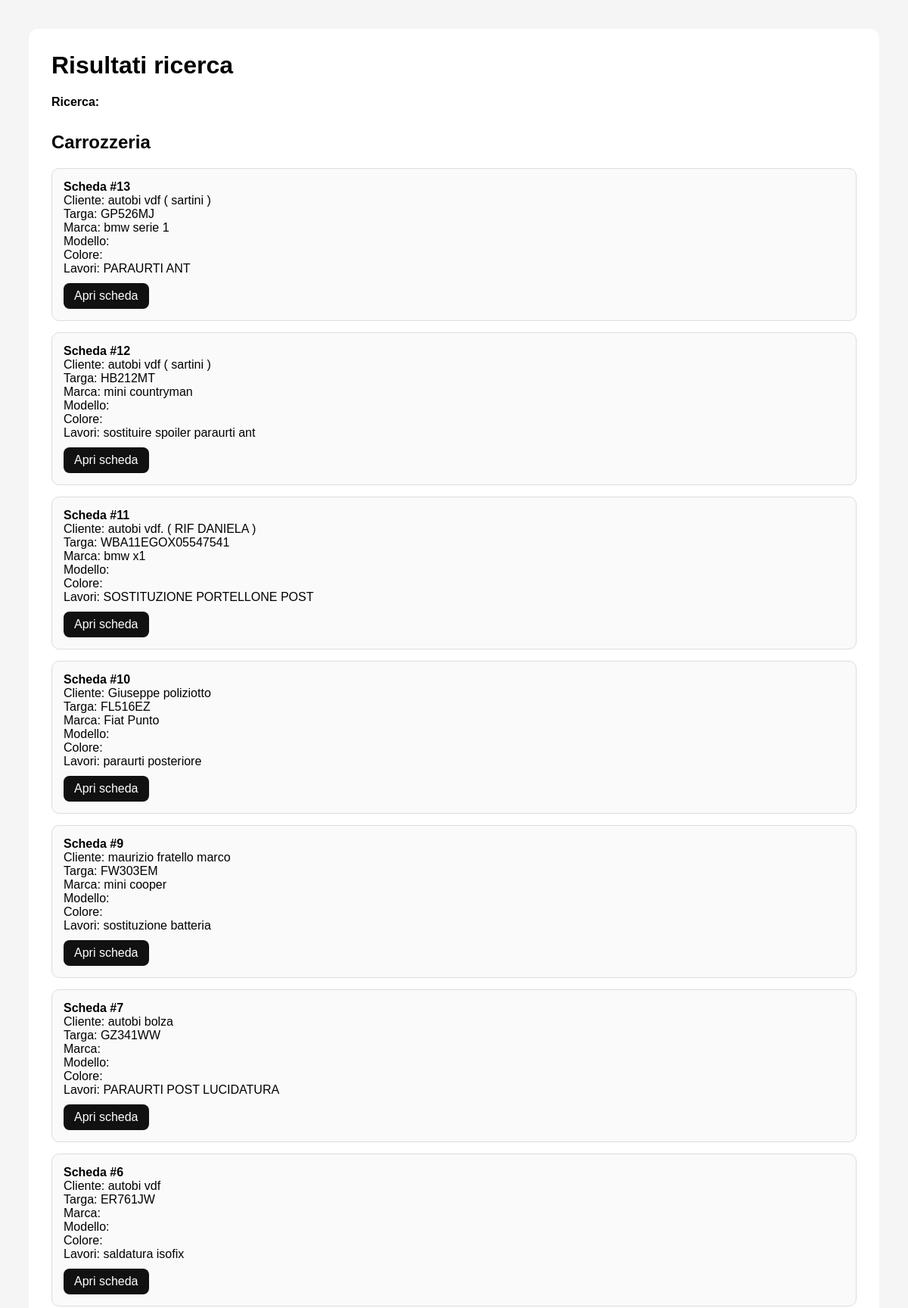
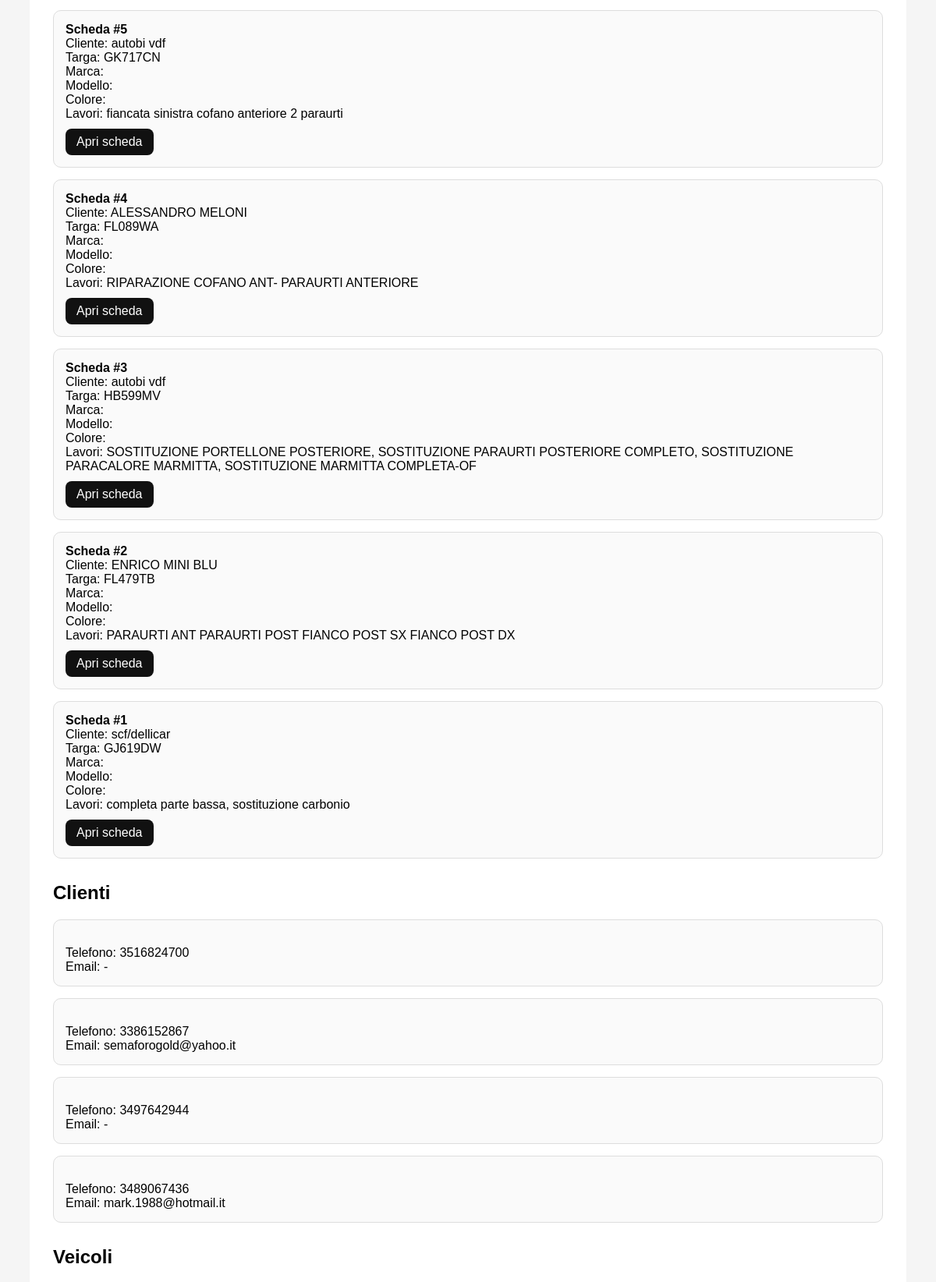
Screenshot of /search (upper part) with the database file from the repository (2 pictures, top to bottom).
### tables this page shows
CREATE TABLE work_orders (
    id INTEGER PRIMARY KEY AUTOINCREMENT,
    client_name TEXT,
    phone TEXT,
    email TEXT,
    plate TEXT,
    make TEXT,
    model TEXT,
    vin TEXT,
    color TEXT,
    km TEXT,
    insurance TEXT,
    claim_number TEXT,
    claim_date TEXT,
    work_description TEXT,
    priority TEXT,
    photos_required INTEGER,
    notes TEXT,
    created_at TIMESTAMP DEFAULT CURRENT_TIMESTAMP
, marca TEXT, modello TEXT, colore TEXT, numero_pratica INTEGER, work_status TEXT DEFAULT 'Accettata', status_date TEXT);

CREATE TABLE clients (
                id INTEGER PRIMARY KEY AUTOINCREMENT,
                full_name TEXT NOT NULL,
                phone TEXT,
                email TEXT,
                residence TEXT,
                license_number TEXT,
                license_expiry TEXT,
                issued_by TEXT,
                notes TEXT
            );

### app.py (the view)
@app.route("/search")
def search():
    q = request.args.get("search", "").strip()
    date = request.args.get("date", "").strip()
    db = get_db()
    like = f"%{q}%"
    work_orders = db.execute("""
        SELECT *
        FROM work_orders
        WHERE client_name LIKE ?
           OR plate LIKE ?
           OR IFNULL(marca,'') LIKE ?
           OR IFNULL(modello,'') LIKE ?
        ORDER BY id DESC
    """, (like, like, like, like)).fetchall()
    clients = db.execute("""
    SELECT *
    FROM clients
    WHERE IFNULL(full_name,'') LIKE ?
       OR IFNULL(phone,'') LIKE ?
       OR IFNULL(email,'') LIKE ?
    ORDER BY id DESC
""", (like, like, like)).fetchall()
    vehicles = db.execute("""
        SELECT *
        FROM vehicles
        WHERE IFNULL(make_model,'') LIKE ?
           OR IFNULL(plate,'') LIKE ?
        ORDER BY id DESC
    """, (like, like)).fetchall()
    rentals = db.execute("""
        SELECT rentals.*, clients.full_name AS client_name, vehicles.make_model, vehicles.plate
        FROM rentals
        LEFT JOIN clients ON rentals.client_id = clients.id
        LEFT JOIN vehicles ON rentals.vehicle_id = vehicles.id
        WHERE IFNULL(rentals.contract_number,'') LIKE ?
           OR IFNULL(clients.full_name,'') LIKE ?
           OR IFNULL(vehicles.make_model,'') LIKE ?
           OR IFNULL(vehicles.plate,'') LIKE ?
        ORDER BY rentals.id DESC
    """, (like, like, like, like)).fetchall()
    return render_template(
        "search_results.html",
        query=q,
        date=date,
        work_orders=work_orders,
        clients=clients,
        vehicles=vehicles,
        rentals=rentals
    )

### app.py (called while the page is built)
def get_db():
    if "db" not in g:
        if USE_POSTGRES:
            import psycopg2
            conn = psycopg2.connect(DATABASE_URL)
            g.db = conn
        else:
            g.db = sqlite3.connect(DB_PATH, timeout=10)
            g.db.execute("PRAGMA journal_mode=WAL;")
            g.db.execute("PRAGMA synchronous=NORMAL;")
            g.db.row_factory = sqlite3.Row
    return g.db

def get_settings() -> dict[str, str]:
    db = get_db()
    rows = db.execute("SELECT key, value FROM settings").fetchall()
    data = {row["key"]: row["value"] for row in rows}
    for k, v in DEFAULT_SETTINGS.items():
        data.setdefault(k, v)
    return data

@app.context_processor
def inject_globals() -> dict[str, Any]:
    return {"company": get_settings(), "today": date.today().isoformat()}

### templates/search_results.html (shortened to what this page needs)
<!DOCTYPE html>
<html lang="it">
<head>
</head>
<body>
    <div class="container">
        <h1>Risultati ricerca</h1>
        <p><strong>Ricerca:</strong> {{ query }}</p>
        <h2>Carrozzeria</h2>
        {% if work_orders %}
            {% for w in work_orders %}
                <div class="box">
                    <strong>Scheda #{{ w.id }}</strong><br>
                    Cliente: {{ w.client_name }}<br>
                    Targa: {{ w.plate }}<br>
                    Marca: {{ w.marca or '' }}<br>
                    Modello: {{ w.modello or '' }}<br>
                    Colore: {{ w.colore or '' }}<br>
                    Lavori: {{ w.work_description or '' }}<br>
                    <a class="btn" href="/scheda/{{ w.id }}">Apri scheda</a>
                </div>
            {% endfor %}
        {% else %}
            <p class="muted">Nessun risultato in carrozzeria.</p>
        {% endif %}
        <h2>Clienti</h2>
        {% if clients %}
            {% for c in clients %}
                <div class="box">
                    <strong>{{ c.name or '' }}</strong><br>
                    Telefono: {{ c.phone or '' }}<br>
                    Email: {{ c.email or '' }}
                </div>
            {% endfor %}
        {% else %}
            <p class="muted">Nessun cliente trovato.</p>
        {% endif %}
        <h2>Veicoli</h2>
        <br>
    </div>
</body>
</html>

### templates/search_results.html (style rules this page uses)
body { font-family: Arial, sans-serif; background: #f5f5f5; padding: 30px; }
.container { max-width: 1100px; margin: auto; background: white; padding: 30px; border-radius: 12px; }
h1 { margin-top: 0; }
h2 { margin-top: 30px; }
.box { background: #fafafa; border: 1px solid #ddd; border-radius: 10px; padding: 15px; margin-bottom: 15px; }
.btn { display: inline-block; padding: 8px 14px; background: #111; color: white; text-decoration: none; border-radius: 8px; margin-top: 10px; }

### rows the page displays
work_orders: id "13", client_name "autobi vdf ( sartini )", plate "GP526MJ", marca "bmw serie 1", work_description "PARAURTI ANT"
work_orders: id "12", client_name "autobi vdf ( sartini )", plate "HB212MT", marca "mini countryman", work_description "sostituire spoiler paraurti ant"
work_orders: id "11", client_name "autobi vdf. ( RIF DANIELA )", plate "WBA11EGOX05547541", marca "bmw x1", work_description "SOSTITUZIONE PORTELLONE POST"
work_orders: id "10", client_name "Giuseppe poliziotto", plate "FL516EZ", marca "Fiat Punto", work_description "paraurti posteriore"
work_orders: id "9", client_name "maurizio fratello marco", plate "FW303EM", marca "mini cooper", work_description "sostituzione batteria"
work_orders: id "7", client_name "autobi bolza", plate "GZ341WW", work_description "PARAURTI POST LUCIDATURA"
work_orders: id "6", client_name "autobi vdf", plate "ER761JW", work_description "saldatura isofix"
work_orders: id "5", client_name "autobi vdf", plate "GK717CN", work_description "fiancata sinistra cofano anteriore 2 paraurti"
work_orders: id "4", client_name "ALESSANDRO MELONI", plate "FL089WA", work_description "RIPARAZIONE COFANO ANT- PARAURTI ANTERIORE"
work_orders: id "3", client_name "autobi vdf", plate "HB599MV", work_description "SOSTITUZIONE PORTELLONE POSTERIORE, SOSTITUZIONE PARAURTI POSTERIORE COMPLETO, SOSTITUZIONE PARACALORE MARMITTA, SOSTITUZIONE MARMITTA COMPLETA-OF"
work_orders: id "2", client_name "ENRICO MINI BLU", plate "FL479TB", work_description "PARAURTI ANT PARAURTI POST FIANCO POST SX FIANCO POST DX"
work_orders: id "1", client_name "scf/dellicar", plate "GJ619DW", work_description "completa parte bassa, sostituzione carbonio"
clients: phone "3516824700", email "-"
clients: phone "3386152867", email "semaforogold@yahoo.it"
clients: phone "3497642944", email "-"
clients: phone "3489067436", email "mark.1988@hotmail.it"
